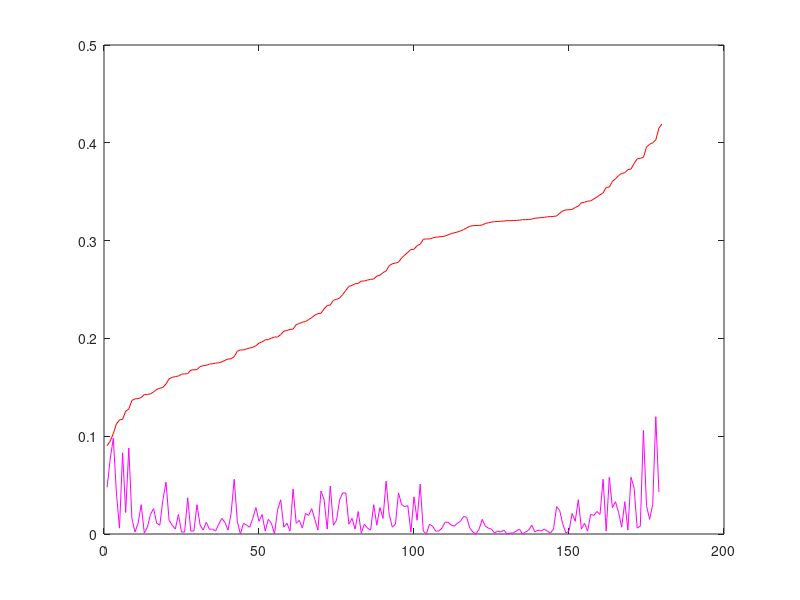

MATLAB code to generate this figure:
% bug.m

% known matches
a = [8.009e-2,8.912e-2,9.593e-2,1.028e-1,1.078e-1,1.082e-1,1.170e-1,1.252e-1,1.290e-1,1.336e-1,1.339e-1,1.395e-1,1.460e-1,1.473e-1,1.658e-1,1.728e-1,1.760e-1,1.784e-1,1.805e-1,1.805e-1,1.833e-1,1.833e-1,1.833e-1,1.862e-1,1.891e-1,1.941e-1,1.943e-1,2.017e-1,2.047e-1,2.142e-1,2.227e-1,2.260e-1,2.302e-1,2.307e-1,2.316e-1,2.338e-1,2.405e-1,2.406e-1,2.436e-1,2.467e-1,2.491e-1,2.492e-1,2.515e-1,2.537e-1,2.584e-1,2.590e-1,2.594e-1,2.604e-1,2.622e-1,2.623e-1,2.626e-1,2.634e-1,2.634e-1,2.648e-1,2.663e-1,2.666e-1,2.672e-1,2.672e-1,2.681e-1,2.716e-1,2.731e-1,2.740e-1,2.756e-1,2.802e-1,2.808e-1,2.820e-1,2.839e-1,2.858e-1,2.866e-1,2.871e-1,2.887e-1,2.903e-1,2.908e-1,2.922e-1,2.977e-1,2.986e-1,3.001e-1,3.004e-1,3.005e-1,3.008e-1,3.057e-1,3.076e-1,3.080e-1,3.085e-1,3.105e-1,3.140e-1,3.176e-1,3.183e-1,3.263e-1,3.309e-1,3.329e-1,3.427e-1,3.435e-1,3.474e-1,3.477e-1,3.511e-1,3.540e-1,3.575e-1,3.651e-1,3.670e-1,3.698e-1,3.708e-1,3.717e-1,3.719e-1,3.729e-1,3.917e-1,3.919e-1,3.965e-1,3.977e-1,3.978e-1,4.005e-1,4.015e-1,4.028e-1,4.040e-1,4.061e-1,4.065e-1,4.087e-1,4.097e-1,4.099e-1,4.107e-1,4.112e-1,];
b = [8.645e-2,9.917e-2,1.023e-1,1.044e-1,1.063e-1,1.065e-1,1.182e-1,1.230e-1,1.233e-1,1.239e-1,1.287e-1,1.300e-1,1.317e-1,1.329e-1,1.334e-1,1.335e-1,1.399e-1,1.405e-1,1.407e-1,1.436e-1,1.455e-1,1.461e-1,1.462e-1,1.471e-1,1.476e-1,1.504e-1,1.512e-1,1.577e-1,1.616e-1,1.637e-1,1.672e-1,1.677e-1,1.678e-1,1.682e-1,1.727e-1,1.728e-1,1.731e-1,1.780e-1,1.786e-1,1.792e-1,1.840e-1,1.928e-1,1.936e-1,1.954e-1,1.976e-1,1.993e-1,2.018e-1,2.037e-1,2.046e-1,2.087e-1,2.089e-1,2.093e-1,2.094e-1,2.102e-1,2.112e-1,2.122e-1,2.127e-1,2.129e-1,2.144e-1,2.159e-1,2.161e-1,2.163e-1,2.205e-1,2.224e-1,2.229e-1,2.282e-1,2.298e-1,2.315e-1,2.327e-1,2.418e-1,2.431e-1,2.447e-1,2.452e-1,2.538e-1,2.596e-1,2.600e-1,2.628e-1,2.690e-1,2.697e-1,2.765e-1,2.911e-1,2.938e-1,2.987e-1,3.037e-1,3.091e-1,3.154e-1,3.195e-1,3.225e-1,3.250e-1,3.269e-1,3.320e-1,3.323e-1,3.325e-1,3.332e-1,3.352e-1,3.362e-1,3.379e-1,3.395e-1,3.413e-1,3.424e-1,3.437e-1,3.446e-1,3.448e-1,3.484e-1,3.486e-1,3.501e-1,3.525e-1,3.535e-1,3.603e-1,3.603e-1,3.625e-1,3.635e-1,3.681e-1,3.725e-1,3.758e-1,3.767e-1,3.833e-1,3.880e-1,3.904e-1,3.907e-1,3.937e-1,];
c = [6.390e-2,6.586e-2,7.157e-2,7.534e-2,7.724e-2,7.843e-2,7.847e-2,8.041e-2,8.245e-2,8.508e-2,8.738e-2,8.811e-2,8.844e-2,9.057e-2,9.401e-2,9.702e-2,9.809e-2,1.000e-1,1.036e-1,1.040e-1,1.043e-1,1.098e-1,1.110e-1,1.137e-1,1.143e-1,1.149e-1,1.197e-1,1.207e-1,1.222e-1,1.230e-1,1.243e-1,1.291e-1,1.291e-1,1.321e-1,1.353e-1,1.372e-1,1.372e-1,1.377e-1,1.378e-1,1.384e-1,1.402e-1,1.432e-1,1.434e-1,1.435e-1,1.436e-1,1.458e-1,1.467e-1,1.473e-1,1.522e-1,1.552e-1,1.577e-1,1.580e-1,1.587e-1,1.611e-1,1.625e-1,1.634e-1,1.722e-1,1.789e-1,1.789e-1,1.797e-1,1.803e-1,1.812e-1,1.831e-1,1.908e-1,1.947e-1,1.956e-1,1.971e-1,1.973e-1,1.976e-1,1.985e-1,2.110e-1,2.120e-1,2.120e-1,2.150e-1,2.154e-1,2.223e-1,2.248e-1,2.285e-1,2.288e-1,2.314e-1,2.406e-1,2.409e-1,2.474e-1,2.475e-1,2.476e-1,2.494e-1,2.641e-1,2.658e-1,2.678e-1,2.706e-1,2.780e-1,2.795e-1,2.813e-1,2.829e-1,2.855e-1,2.865e-1,2.991e-1,3.016e-1,3.067e-1,3.146e-1,3.158e-1,3.174e-1,3.190e-1,3.299e-1,3.373e-1,3.435e-1,3.487e-1,3.494e-1,3.518e-1,3.704e-1,3.810e-1,3.838e-1,4.105e-1,4.159e-1,4.173e-1,4.475e-1,4.490e-1,4.747e-1,4.755e-1,5.003e-1,5.226e-1,];
d = [1.825e-1,1.845e-1,1.890e-1,1.891e-1,1.932e-1,1.941e-1,1.963e-1,1.963e-1,1.968e-1,1.975e-1,1.992e-1,2.010e-1,2.035e-1,2.041e-1,2.043e-1,2.066e-1,2.073e-1,2.074e-1,2.077e-1,2.078e-1,2.109e-1,2.111e-1,2.120e-1,2.136e-1,2.148e-1,2.173e-1,2.184e-1,2.192e-1,2.196e-1,2.198e-1,2.198e-1,2.220e-1,2.229e-1,2.231e-1,2.233e-1,2.249e-1,2.253e-1,2.276e-1,2.281e-1,2.282e-1,2.308e-1,2.314e-1,2.315e-1,2.324e-1,2.330e-1,2.330e-1,2.332e-1,2.335e-1,2.345e-1,2.350e-1,2.356e-1,2.362e-1,2.364e-1,2.367e-1,2.375e-1,2.376e-1,2.393e-1,2.394e-1,2.400e-1,2.405e-1,2.412e-1,2.415e-1,2.415e-1,2.421e-1,2.435e-1,2.442e-1,2.447e-1,2.457e-1,2.461e-1,2.474e-1,2.483e-1,2.499e-1,2.504e-1,2.516e-1,2.518e-1,2.539e-1,2.539e-1,2.546e-1,2.547e-1,2.559e-1,2.576e-1,2.584e-1,2.601e-1,2.633e-1,2.643e-1,2.659e-1,2.668e-1,2.688e-1,2.693e-1,2.700e-1,2.739e-1,2.742e-1,2.759e-1,2.781e-1,2.804e-1,2.885e-1,2.916e-1,2.929e-1,2.943e-1,2.944e-1,2.952e-1,3.035e-1,3.058e-1,3.077e-1,3.093e-1,3.099e-1,3.105e-1,3.106e-1,3.137e-1,3.168e-1,3.172e-1,3.182e-1,3.214e-1,3.238e-1,3.246e-1,3.282e-1,3.385e-1,3.430e-1,3.438e-1,3.464e-1,3.483e-1,];


hold off;
plot(a,'r-');
hold on;
plot(b,'m-');
plot(c,'b-');
plot(d,'k-');



% mouse
a = [1.845e-2,1.896e-2,1.958e-2,1.974e-2,2.069e-2,2.093e-2,2.142e-2,2.151e-2,2.180e-2,2.197e-2,2.225e-2,2.317e-2,2.403e-2,2.410e-2,2.433e-2,2.462e-2,2.502e-2,2.555e-2,2.594e-2,2.601e-2,2.630e-2,2.643e-2,2.687e-2,2.708e-2,2.749e-2,2.784e-2,2.849e-2,2.854e-2,2.864e-2,2.903e-2,2.941e-2,2.983e-2,2.996e-2,3.019e-2,3.049e-2,3.059e-2,3.062e-2,3.124e-2,3.130e-2,3.134e-2,3.153e-2,3.229e-2,3.233e-2,3.277e-2,3.304e-2,3.363e-2,3.366e-2,3.369e-2,3.377e-2,3.387e-2,3.390e-2,3.399e-2,3.408e-2,3.438e-2,3.489e-2,3.566e-2,3.597e-2,3.627e-2,3.660e-2,3.676e-2,3.691e-2,3.706e-2,3.731e-2,3.738e-2,3.781e-2,3.792e-2,3.966e-2,3.968e-2,4.035e-2,4.046e-2,4.081e-2,4.083e-2,4.096e-2,4.151e-2,4.325e-2,4.383e-2,4.422e-2,4.462e-2,4.487e-2,4.561e-2,4.754e-2,4.835e-2,5.357e-2,5.388e-2,5.928e-2,5.959e-2,6.068e-2,6.719e-2,6.860e-2,7.352e-2,7.661e-2,7.759e-2,7.898e-2,8.324e-2,9.237e-2,9.341e-2,9.375e-2,9.837e-2,1.070e-1,1.099e-1,1.104e-1,1.149e-1,1.267e-1,1.270e-1,1.309e-1,1.411e-1,1.427e-1,1.451e-1,1.566e-1,1.606e-1,];
b = [6.163e-2,6.760e-2,7.155e-2,8.174e-2,8.759e-2,8.889e-2,9.190e-2,9.194e-2,9.217e-2,9.514e-2,9.721e-2,9.914e-2,9.973e-2,1.016e-1,1.034e-1,1.054e-1,1.082e-1,1.113e-1,1.115e-1,1.130e-1,1.142e-1,1.148e-1,1.155e-1,1.157e-1,1.157e-1,1.175e-1,1.181e-1,1.224e-1,1.256e-1,1.298e-1,1.307e-1,1.311e-1,1.319e-1,1.338e-1,1.339e-1,1.352e-1,1.393e-1,1.399e-1,1.400e-1,1.411e-1,1.419e-1,1.433e-1,1.453e-1,1.462e-1,1.465e-1,1.467e-1,1.474e-1,1.485e-1,1.491e-1,1.497e-1,1.509e-1,1.511e-1,1.520e-1,1.535e-1,1.536e-1,1.552e-1,1.558e-1,1.559e-1,1.572e-1,1.582e-1,1.585e-1,1.590e-1,1.598e-1,1.603e-1,1.604e-1,1.604e-1,1.605e-1,1.608e-1,1.622e-1,1.636e-1,1.642e-1,1.645e-1,1.646e-1,1.661e-1,1.664e-1,1.664e-1,1.665e-1,1.672e-1,1.676e-1,1.679e-1,1.688e-1,1.695e-1,1.698e-1,1.715e-1,1.717e-1,1.723e-1,1.734e-1,1.747e-1,1.748e-1,1.750e-1,1.750e-1,1.755e-1,1.758e-1,1.761e-1,1.764e-1,1.764e-1,1.772e-1,1.774e-1,1.774e-1,1.794e-1,1.797e-1,1.798e-1,1.946e-1,1.954e-1,2.008e-1,2.076e-1,2.103e-1,2.168e-1,2.203e-1,2.227e-1,2.244e-1,2.261e-1,2.272e-1,2.309e-1,2.316e-1,2.356e-1,2.402e-1,2.446e-1,2.466e-1,2.491e-1,2.512e-1,2.517e-1,2.521e-1,2.566e-1,2.580e-1,2.602e-1,2.612e-1,2.625e-1,2.639e-1,2.645e-1,2.650e-1,2.661e-1,2.679e-1,2.684e-1,2.692e-1,2.695e-1,2.707e-1,2.708e-1,2.708e-1,2.728e-1,2.755e-1,2.763e-1,2.772e-1,2.777e-1,2.808e-1,2.814e-1,2.831e-1,2.973e-1,2.981e-1,3.151e-1,];
c = [9.025e-2,9.503e-2,1.027e-1,1.125e-1,1.167e-1,1.173e-1,1.256e-1,1.278e-1,1.366e-1,1.382e-1,1.384e-1,1.395e-1,1.425e-1,1.426e-1,1.433e-1,1.453e-1,1.479e-1,1.490e-1,1.499e-1,1.534e-1,1.587e-1,1.601e-1,1.610e-1,1.615e-1,1.635e-1,1.637e-1,1.639e-1,1.676e-1,1.679e-1,1.682e-1,1.712e-1,1.721e-1,1.725e-1,1.737e-1,1.742e-1,1.747e-1,1.750e-1,1.760e-1,1.776e-1,1.788e-1,1.792e-1,1.813e-1,1.869e-1,1.882e-1,1.882e-1,1.893e-1,1.902e-1,1.909e-1,1.925e-1,1.952e-1,1.965e-1,1.985e-1,1.988e-1,2.003e-1,2.014e-1,2.014e-1,2.039e-1,2.074e-1,2.081e-1,2.092e-1,2.095e-1,2.141e-1,2.152e-1,2.166e-1,2.172e-1,2.193e-1,2.212e-1,2.238e-1,2.253e-1,2.257e-1,2.301e-1,2.336e-1,2.341e-1,2.390e-1,2.399e-1,2.413e-1,2.448e-1,2.490e-1,2.532e-1,2.542e-1,2.558e-1,2.563e-1,2.586e-1,2.587e-1,2.597e-1,2.603e-1,2.607e-1,2.637e-1,2.646e-1,2.673e-1,2.689e-1,2.743e-1,2.763e-1,2.770e-1,2.780e-1,2.822e-1,2.852e-1,2.880e-1,2.909e-1,2.911e-1,2.949e-1,2.963e-1,3.014e-1,3.017e-1,3.017e-1,3.027e-1,3.035e-1,3.038e-1,3.041e-1,3.047e-1,3.059e-1,3.071e-1,3.080e-1,3.088e-1,3.099e-1,3.112e-1,3.130e-1,3.147e-1,3.153e-1,3.155e-1,3.155e-1,3.160e-1,3.175e-1,3.183e-1,3.189e-1,3.194e-1,3.195e-1,3.198e-1,3.200e-1,3.204e-1,3.204e-1,3.205e-1,3.206e-1,3.209e-1,3.214e-1,3.214e-1,3.216e-1,3.220e-1,3.229e-1,3.231e-1,3.235e-1,3.238e-1,3.243e-1,3.246e-1,3.247e-1,3.252e-1,3.280e-1,3.304e-1,3.314e-1,3.315e-1,3.318e-1,3.339e-1,3.352e-1,3.387e-1,3.392e-1,3.403e-1,3.406e-1,3.426e-1,3.445e-1,3.468e-1,3.488e-1,3.544e-1,3.547e-1,3.605e-1,3.632e-1,3.665e-1,3.687e-1,3.694e-1,3.727e-1,3.731e-1,3.789e-1,3.836e-1,3.842e-1,3.850e-1,3.956e-1,3.985e-1,4.000e-1,4.030e-1,4.150e-1,4.193e-1,];
d = [4.672e-2,4.786e-2,5.387e-2,5.541e-2,5.890e-2,6.008e-2,6.030e-2,6.117e-2,6.434e-2,6.478e-2,6.534e-2,6.933e-2,7.488e-2,7.504e-2,7.560e-2,7.626e-2,7.656e-2,7.706e-2,7.793e-2,7.814e-2,7.833e-2,7.952e-2,8.106e-2,8.124e-2,8.137e-2,8.206e-2,8.342e-2,8.401e-2,8.477e-2,8.634e-2,8.700e-2,8.759e-2,8.928e-2,8.982e-2,9.000e-2,9.030e-2,9.101e-2,9.116e-2,9.140e-2,9.149e-2,9.198e-2,9.270e-2,9.412e-2,9.467e-2,9.502e-2,9.504e-2,9.512e-2,9.524e-2,9.629e-2,9.694e-2,9.736e-2,9.752e-2,9.798e-2,9.837e-2,9.892e-2,9.902e-2,1.003e-1,1.004e-1,1.009e-1,1.017e-1,1.021e-1,1.021e-1,1.022e-1,1.042e-1,1.043e-1,1.043e-1,1.044e-1,1.051e-1,1.051e-1,1.054e-1,1.063e-1,1.064e-1,1.066e-1,1.068e-1,1.068e-1,1.071e-1,1.073e-1,1.074e-1,1.085e-1,1.088e-1,1.089e-1,1.104e-1,1.107e-1,1.108e-1,1.109e-1,1.109e-1,1.119e-1,1.125e-1,1.129e-1,1.140e-1,1.142e-1,1.146e-1,1.147e-1,1.149e-1,1.163e-1,1.165e-1,1.175e-1,1.185e-1,1.218e-1,1.229e-1,1.252e-1,1.253e-1,1.266e-1,1.348e-1,1.359e-1,1.365e-1,1.382e-1,1.391e-1,1.473e-1,1.479e-1,1.509e-1,1.517e-1,1.552e-1,1.634e-1,1.660e-1,1.662e-1,1.664e-1,1.707e-1,1.804e-1,1.820e-1,1.829e-1,1.830e-1,1.873e-1,1.967e-1,1.982e-1,2.000e-1,2.041e-1,2.045e-1,2.142e-1,2.191e-1,];
e = [9.016e-2,9.068e-2,9.235e-2,9.529e-2,9.779e-2,9.956e-2,9.966e-2,1.016e-1,1.061e-1,1.089e-1,1.110e-1,1.170e-1,1.173e-1,1.179e-1,1.188e-1,1.214e-1,1.216e-1,1.218e-1,1.267e-1,1.347e-1,1.358e-1,1.361e-1,1.391e-1,1.417e-1,1.426e-1,1.431e-1,1.439e-1,1.454e-1,1.456e-1,1.478e-1,1.483e-1,1.492e-1,1.590e-1,1.601e-1,1.616e-1,1.617e-1,1.627e-1,1.630e-1,1.643e-1,1.651e-1,1.674e-1,1.700e-1,1.719e-1,1.737e-1,1.746e-1,1.762e-1,1.806e-1,1.820e-1,1.829e-1,1.859e-1,1.881e-1,1.947e-1,1.948e-1,1.950e-1,1.960e-1,2.003e-1,2.047e-1,2.051e-1,2.095e-1,2.110e-1,2.115e-1,2.130e-1,2.144e-1,2.156e-1,2.171e-1,2.175e-1,2.194e-1,2.209e-1,2.227e-1,2.231e-1,2.263e-1,2.292e-1,2.350e-1,2.388e-1,2.421e-1,2.441e-1,2.448e-1,2.483e-1,2.486e-1,2.538e-1,2.579e-1,2.590e-1,2.612e-1,2.617e-1,2.642e-1,2.655e-1,2.702e-1,2.727e-1,2.729e-1,2.763e-1,2.800e-1,2.808e-1,2.858e-1,2.862e-1,2.875e-1,2.877e-1,2.883e-1,2.896e-1,2.924e-1,2.972e-1,2.998e-1,3.058e-1,3.059e-1,3.086e-1,3.092e-1,3.108e-1,3.112e-1,3.139e-1,3.143e-1,3.172e-1,3.175e-1,3.180e-1,3.197e-1,3.213e-1,3.234e-1,3.240e-1,3.244e-1,3.279e-1,3.285e-1,3.285e-1,3.309e-1,3.327e-1,3.358e-1,3.360e-1,3.361e-1,3.378e-1,3.379e-1,3.394e-1,3.399e-1,3.455e-1,3.462e-1,3.466e-1,3.477e-1,3.496e-1,3.518e-1,3.543e-1,3.553e-1,3.562e-1,3.577e-1,3.583e-1,3.635e-1,3.648e-1,3.659e-1,3.669e-1,3.674e-1,3.694e-1,3.701e-1,3.715e-1,3.727e-1,3.735e-1,3.763e-1,3.764e-1,3.812e-1,3.815e-1,3.831e-1,3.847e-1,3.874e-1,3.906e-1,3.909e-1,3.932e-1,3.941e-1,3.968e-1,3.968e-1,3.973e-1,3.989e-1,4.051e-1,4.076e-1,4.181e-1,4.191e-1,4.208e-1,4.218e-1,4.225e-1,4.265e-1,4.303e-1,4.309e-1,4.332e-1,4.381e-1,4.385e-1,4.442e-1,4.451e-1,4.461e-1,4.497e-1,4.521e-1,4.527e-1,4.532e-1,4.562e-1,4.607e-1,4.616e-1,4.617e-1,4.622e-1,4.638e-1,4.673e-1,4.683e-1,4.769e-1,4.775e-1,4.788e-1,4.843e-1,4.907e-1,4.921e-1,4.944e-1,5.002e-1,5.045e-1,5.058e-1,5.086e-1,5.113e-1,5.229e-1,5.257e-1,5.357e-1,5.399e-1,5.514e-1,];
f = [4.484e-2,5.183e-2,5.183e-2,5.218e-2,5.349e-2,5.432e-2,5.470e-2,5.857e-2,6.046e-2,6.053e-2,6.106e-2,6.186e-2,6.357e-2,6.391e-2,6.446e-2,6.457e-2,6.468e-2,6.890e-2,6.943e-2,6.953e-2,6.956e-2,6.963e-2,7.081e-2,7.111e-2,7.240e-2,7.252e-2,7.256e-2,7.267e-2,7.353e-2,7.421e-2,7.454e-2,7.472e-2,7.526e-2,7.567e-2,7.699e-2,7.725e-2,7.751e-2,7.775e-2,7.778e-2,7.861e-2,7.905e-2,7.968e-2,7.999e-2,8.004e-2,8.039e-2,8.098e-2,8.225e-2,8.235e-2,8.291e-2,8.327e-2,8.394e-2,8.432e-2,8.448e-2,8.560e-2,8.598e-2,8.761e-2,8.791e-2,8.799e-2,8.906e-2,8.974e-2,9.036e-2,9.048e-2,9.055e-2,9.105e-2,9.131e-2,9.160e-2,9.166e-2,9.313e-2,9.314e-2,9.388e-2,9.401e-2,9.449e-2,9.479e-2,9.504e-2,9.613e-2,9.616e-2,9.637e-2,9.650e-2,9.651e-2,9.717e-2,9.845e-2,9.918e-2,1.001e-1,1.011e-1,1.039e-1,1.056e-1,1.059e-1,1.064e-1,1.068e-1,1.077e-1,1.088e-1,1.100e-1,1.109e-1,1.111e-1,1.122e-1,1.124e-1,1.144e-1,1.149e-1,1.165e-1,1.175e-1,1.186e-1,1.186e-1,1.192e-1,1.194e-1,1.194e-1,1.196e-1,1.197e-1,1.218e-1,1.252e-1,1.254e-1,1.261e-1,1.284e-1,1.317e-1,1.326e-1,1.373e-1,1.377e-1,1.409e-1,1.415e-1,1.432e-1,1.464e-1,1.510e-1,1.520e-1,1.537e-1,1.540e-1,1.560e-1,1.561e-1,1.600e-1,1.627e-1,1.635e-1,1.645e-1,1.646e-1,1.658e-1,1.669e-1,1.678e-1,1.681e-1,1.683e-1,1.695e-1,1.695e-1,1.769e-1,1.778e-1,2.061e-1,2.124e-1,2.171e-1,2.171e-1,2.203e-1,2.210e-1,2.226e-1,2.244e-1,2.245e-1,2.248e-1,2.672e-1,2.753e-1,2.760e-1,2.810e-1,2.815e-1,2.840e-1,2.853e-1,2.857e-1,2.866e-1,2.873e-1,];
g = [8.557e-2,9.385e-2,1.049e-1,1.170e-1,1.207e-1,1.207e-1,1.212e-1,1.237e-1,1.273e-1,1.316e-1,1.340e-1,1.356e-1,1.378e-1,1.404e-1,1.433e-1,1.445e-1,1.470e-1,1.479e-1,1.509e-1,1.514e-1,1.546e-1,1.557e-1,1.581e-1,1.600e-1,1.610e-1,1.641e-1,1.641e-1,1.647e-1,1.669e-1,1.685e-1,1.688e-1,1.689e-1,1.714e-1,1.742e-1,1.748e-1,1.755e-1,1.799e-1,1.804e-1,1.842e-1,1.842e-1,1.849e-1,1.854e-1,1.859e-1,1.877e-1,1.880e-1,1.886e-1,1.890e-1,1.902e-1,1.931e-1,1.932e-1,1.997e-1,1.999e-1,2.017e-1,2.027e-1,2.028e-1,2.038e-1,2.108e-1,2.115e-1,2.158e-1,2.209e-1,2.233e-1,2.239e-1,2.241e-1,2.261e-1,2.266e-1,2.286e-1,2.293e-1,2.309e-1,2.314e-1,2.351e-1,2.352e-1,2.355e-1,2.380e-1,2.390e-1,2.415e-1,2.419e-1,2.483e-1,2.490e-1,2.518e-1,2.521e-1,2.529e-1,2.532e-1,2.533e-1,2.538e-1,2.557e-1,2.558e-1,2.587e-1,2.610e-1,2.629e-1,2.630e-1,2.636e-1,2.654e-1,2.656e-1,2.683e-1,2.686e-1,2.703e-1,2.705e-1,2.725e-1,2.746e-1,2.766e-1,2.791e-1,2.798e-1,2.814e-1,2.817e-1,2.826e-1,2.827e-1,2.828e-1,2.832e-1,2.840e-1,2.849e-1,2.853e-1,2.878e-1,2.904e-1,2.910e-1,2.921e-1,2.927e-1,2.930e-1,2.944e-1,2.946e-1,2.949e-1,2.962e-1,2.965e-1,3.002e-1,3.012e-1,3.013e-1,3.016e-1,3.017e-1,3.026e-1,3.029e-1,3.032e-1,3.037e-1,3.049e-1,3.052e-1,3.060e-1,3.060e-1,3.077e-1,3.099e-1,3.116e-1,3.124e-1,3.140e-1,3.160e-1,3.181e-1,3.181e-1,3.187e-1,3.189e-1,3.198e-1,3.213e-1,3.232e-1,3.280e-1,3.284e-1,3.293e-1,3.294e-1,3.316e-1,3.323e-1,3.327e-1,3.372e-1,3.377e-1,3.454e-1,3.468e-1,3.528e-1,3.641e-1,3.668e-1,3.690e-1,3.700e-1,3.717e-1,3.833e-1,3.914e-1,3.937e-1,3.993e-1,4.064e-1,4.094e-1,4.116e-1,4.129e-1,4.194e-1,4.282e-1,4.283e-1,4.378e-1,4.379e-1,4.380e-1,4.388e-1,4.394e-1,4.397e-1,4.513e-1,4.548e-1,4.575e-1,4.583e-1,4.595e-1,4.613e-1,4.616e-1,4.626e-1,4.634e-1,4.651e-1,4.659e-1,4.683e-1,4.743e-1,4.753e-1,4.787e-1,4.791e-1,4.800e-1,4.824e-1,];
h = [1.332e-1,1.357e-1,1.381e-1,1.416e-1,1.526e-1,1.607e-1,1.631e-1,1.660e-1,1.684e-1,1.694e-1,1.714e-1,1.714e-1,1.734e-1,1.813e-1,1.828e-1,1.876e-1,1.889e-1,1.890e-1,1.903e-1,1.910e-1,1.951e-1,1.953e-1,1.955e-1,1.963e-1,1.965e-1,1.974e-1,1.979e-1,1.988e-1,1.991e-1,2.016e-1,2.019e-1,2.029e-1,2.034e-1,2.043e-1,2.053e-1,2.055e-1,2.087e-1,2.094e-1,2.103e-1,2.106e-1,2.107e-1,2.120e-1,2.139e-1,2.150e-1,2.157e-1,2.174e-1,2.180e-1,2.190e-1,2.192e-1,2.209e-1,2.210e-1,2.221e-1,2.236e-1,2.257e-1,2.288e-1,2.293e-1,2.294e-1,2.329e-1,2.333e-1,2.336e-1,2.343e-1,2.351e-1,2.355e-1,2.360e-1,2.364e-1,2.371e-1,2.398e-1,2.406e-1,2.407e-1,2.421e-1,2.432e-1,2.473e-1,2.493e-1,2.494e-1,2.508e-1,2.512e-1,2.526e-1,2.528e-1,2.543e-1,2.549e-1,2.552e-1,2.571e-1,2.608e-1,2.640e-1,2.657e-1,2.667e-1,2.676e-1,2.680e-1,2.684e-1,2.690e-1,2.730e-1,2.740e-1,2.759e-1,2.770e-1,2.773e-1,2.784e-1,2.803e-1,2.830e-1,2.882e-1,2.887e-1,2.945e-1,2.945e-1,2.961e-1,2.969e-1,2.991e-1,2.993e-1,3.010e-1,3.019e-1,3.020e-1,3.042e-1,3.061e-1,3.071e-1,3.093e-1,3.131e-1,3.132e-1,3.182e-1,3.190e-1,3.202e-1,3.209e-1,3.226e-1,3.282e-1,3.311e-1,3.320e-1,3.345e-1,3.355e-1,3.355e-1,3.356e-1,3.379e-1,3.385e-1,3.389e-1,3.422e-1,3.424e-1,3.426e-1,3.447e-1,3.458e-1,3.462e-1,3.467e-1,3.485e-1,3.503e-1,3.528e-1,3.528e-1,3.530e-1,3.544e-1,3.545e-1,3.561e-1,3.562e-1,3.569e-1,3.571e-1,3.582e-1,3.582e-1,3.605e-1,3.606e-1,3.610e-1,3.611e-1,3.612e-1,3.615e-1,3.615e-1,3.615e-1,3.618e-1,3.625e-1,3.628e-1,3.628e-1,3.629e-1,3.630e-1,3.638e-1,3.640e-1,3.644e-1,3.647e-1,3.651e-1,3.656e-1,3.661e-1,3.665e-1,3.682e-1,3.684e-1,3.684e-1,3.688e-1,3.691e-1,3.701e-1,3.717e-1,3.734e-1,3.743e-1,3.761e-1,3.765e-1,3.791e-1,3.822e-1,3.833e-1,3.836e-1,3.851e-1,3.865e-1,3.870e-1,3.878e-1,3.912e-1,3.919e-1,3.923e-1,3.948e-1,3.997e-1,4.010e-1,4.019e-1,4.043e-1,4.077e-1,4.084e-1,4.129e-1,4.134e-1,4.159e-1,4.162e-1,4.166e-1,4.181e-1,4.193e-1,4.214e-1,4.215e-1,4.215e-1,4.225e-1,4.259e-1,4.260e-1,4.270e-1,4.283e-1,4.284e-1,4.285e-1,4.292e-1,4.309e-1,4.311e-1,4.323e-1,4.324e-1,4.327e-1,4.336e-1,4.337e-1,4.341e-1,4.349e-1,4.354e-1,4.354e-1,4.355e-1,4.356e-1,4.361e-1,4.362e-1,4.368e-1,4.368e-1,4.377e-1,4.394e-1,4.399e-1,4.402e-1,];


plot(a,'r-');
hold on;
plot(b,'m-');
plot(c,'b-');
plot(d,'k-');
plot(e,'k-');
plot(f,'k-');
plot(g,'k-');
plot(h,'k-');

hold off;


a_d = diff(a);
b_d = diff(b);
c_d = diff(c);
d_d = diff(d);


% plot(a,'r-');
% hold on;
% plot(a_d*10,'m-');

% plot(b,'r-');
% hold on;
% plot(b_d*10,'m-');

plot(c,'r-');
hold on;
plot(c_d*10,'m-');






